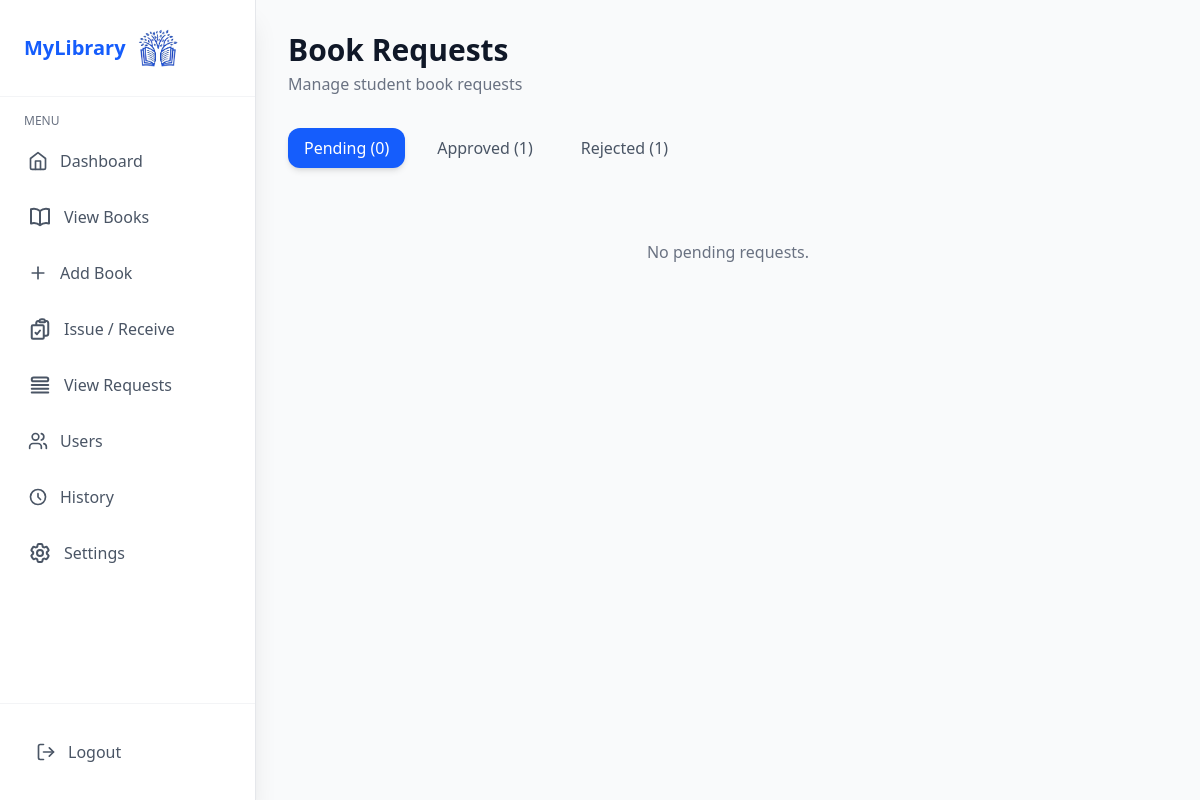
Page /admin_requests/ (signed in) on the earlier database version.
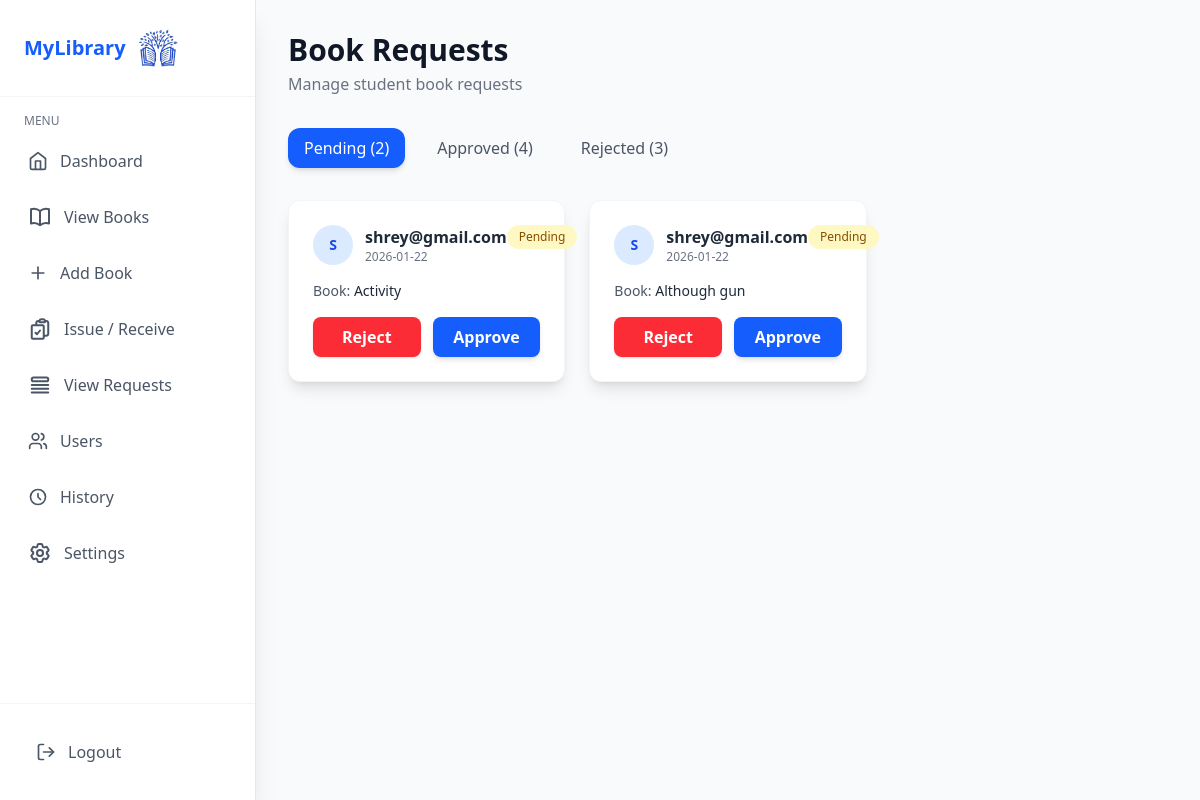
Same page on the later database version.
### library_db/models.py (models this page shows, shortened)
class Request(models.Model):
    STATUS_CHOICES = [
        ('pending', 'Pending'),
        ('approved', 'Approved'),
        ('rejected', 'Rejected'),
    ]
    request_id = models.AutoField(primary_key=True)
    user = models.ForeignKey(settings.AUTH_USER_MODEL, on_delete=models.CASCADE, related_name='requests')
    book = models.ForeignKey(Book, on_delete=models.CASCADE, related_name='requests')
    request_date = models.DateField(auto_now_add=True)
    status = models.CharField(max_length=20, choices=STATUS_CHOICES, default='pending')

class CustomUser(AbstractUser):
    phone = models.CharField(max_length=15, unique=True, null=True, blank=True)
    email = models.EmailField(unique=True)
    USERNAME_FIELD = 'email'
    REQUIRED_FIELDS = ['username', 'phone']

class Book(models.Model):
    book_id = models.AutoField(primary_key=True)
    isbn = models.CharField(max_length=20, unique=True)
    title = models.CharField(max_length=255)
    author = models.CharField(max_length=100)
    genre = models.ManyToManyField(Genre, related_name='books')
    language = models.ForeignKey(Language, on_delete=models.CASCADE, related_name='books', null=True)
    description = models.TextField(blank=True, null=True)
    image_url = models.URLField(max_length=500, blank=True, null=True)
    total_copies = models.IntegerField()
    available_copies = models.IntegerField()
    def genre_display(self):
      return ', '.join(genre.genre_name for genre in self.genre.all())
    genre_display.short_description = 'Genres'

### LMS/views.py (the view)
# urls.py: path('admin_requests/', views.admin_requests, name='admin_requests'),
@staff_member_required
def admin_requests(request):
    pending_requests = Request.objects.filter(status='pending').select_related('user', 'book').order_by('-request_date')
    approved_requests = Request.objects.filter(status='approved').select_related('user', 'book').order_by('-request_date')
    rejected_requests = Request.objects.filter(status='rejected').select_related('user', 'book').order_by('-request_date')
    context = {
        'pending_requests': pending_requests,
        'approved_requests': approved_requests,
        'rejected_requests': rejected_requests,
    }
    return render(request, 'admin/requests.html', context)

### templates/admin/requests.html (shortened to what this page needs)
{% extends "base.html" %}
{% block content %}
<div class="flex-1 ml-0 md:ml-64 main-content-scroll bg-gray-50">
    <main class="p-4 md:p-8">
        <h1 class="text-3xl font-bold text-gray-900 mb-1">Book Requests</h1>
        <p class="text-gray-500 mb-8">Manage student book requests</p>
        <div class="flex flex-wrap gap-4 mb-8">
            <button id="pending-tab" onclick="switchTab('pending')" class="px-4 py-2 rounded-xl ...">
                Pending ({{ pending_requests|length }})
            </button>
            <button id="approved-tab" onclick="switchTab('approved')" class="px-4 py-2 rounded-xl ...">
                Approved ({{ approved_requests|length }})
            </button>
            <button id="rejected-tab" onclick="switchTab('rejected')" class="px-4 py-2 rounded-xl ...">
                Rejected ({{ rejected_requests|length }})
            </button>
        </div>
        <div id="pending-list" class="col-span-full grid grid-cols-1 md:grid-cols-2 lg:grid-cols-3 gap-6">
            {% for req in pending_requests %}
            <div class="bg-white p-6 rounded-xl shadow-lg border border-gray-100">
                <div class="flex justify-between items-start mb-4">
                    <div class="flex items-center space-x-3">
                        <div
                            class="w-10 h-10 bg-blue-100 text-blue-700 rounded-full flex items-center justify-center font-bold text-sm">
                            {{ req.user.username|first|upper }} </div>
                        <div>
                            <p class="font-semibold text-gray-800">{{ req.user.username }}</p>
                            <p class="text-xs text-gray-500">{{ req.request_date|date:"Y-m-d" }}</p>
                        </div>
                    </div>
                    <span
                        class="px-3 py-1 text-xs font-medium text-yellow-800 bg-yellow-100 rounded-full">Pending</span>
                </div>
                <p class="text-sm text-gray-600 mb-4">
                    Book: <span class="font-medium text-gray-800">{{ req.book.title }}</span>
                </p>
                <div class="flex space-x-3">
                    <a href="{% url 'reject_request' req.request_id %}"
                        class="flex-1 text-center bg-red-500 hover:bg-red-600 text-white font-semibold py-2 rounded-lg shadow-sm transition duration-150">
                        Reject
                    </a>
                    <a href="{% url 'approve_request' req.request_id %}"
                        class="flex-1 text-center bg-blue-600 hover:bg-blue-700 text-white font-semibold py-2 rounded-lg shadow-md transition duration-150">
                        Approve
                    </a>
                </div>
            </div>
            {% empty %}
            <p class="col-span-full text-center text-gray-500 py-10">No pending requests.</p>
            {% endfor %}
        </div>
    </main>
</div>
{% endblock %}

### templates/base.html (shortened to what this page needs)
{% load static %}
<!DOCTYPE html>
<html lang="en">
<head>
    <link rel="stylesheet" href="{% static 'theme/static/css/dist/styles.css' %}">
</head>
<body class="font-sans antialiased bg-admin-bg">
    <div id="app-container" class="flex">
        {% include 'includes/sidebar.html' %}
        {% block content %}{% endblock content %}
    </div>
</body>
</html>

### templates/includes/sidebar.html (shortened to what this page needs)
{% load static %}
<div id="app-container" class="flex">
    <div
        class="hidden md:flex flex-col w-64 bg-white border-r border-gray-200 shadow-xl fixed left-0 top-0 h-full z-10">
        <div class="p-6 flex items-center justify-between border-b border-gray-100">
            <a href="{% url 'admin_dashboard' %}"
                class="flex-shrink-0 text-xl font-bold text-blue-600 flex items-center space-x-2 hover:opacity-90 transition duration-150">
                <span>MyLibrary</span>
                <img src="{% static 'images/logo.png' %}" alt="Library Logo" class="h-12 w-12" />
            </a>
        </div>
        <nav class="flex-grow p-4 space-y-2">
            <h3 class="text-xs font-medium uppercase text-gray-500 mb-2 px-2">
                Menu
            </h3>
            <a href="{% url 'admin_dashboard' %}"
                class="flex items-center space-x-3 p-3 rounded-xl transition duration-150 {% if request.resolver_match.url_name == 'dashboard' %} bg-blue-50 text-primary font-semibold {% else %} text-gray-600 hover:bg-gray-100 {% endif %}">
                <svg xmlns="http://www.w3.org/2000/svg" width="20" height="20" viewBox="0 0 24 24" fill="none"
                    stroke="currentColor" stroke-width="2" stroke-linecap="round" stroke-linejoin="round">
                    <path d="m3 9 9-7 9 7v11a2 2 0 0 1-2 2H5a2 2 0 0 1-2-2z" />
                    <polyline points="9 22 9 12 15 12 15 22" />
                </svg>
                <span>Dashboard</span>
            </a>
            <a href="{% url 'admin_books' %}"
                class="flex items-center space-x-3 p-3 rounded-xl transition duration-150 {% if request.resolver_match.url_name == 'books' %} bg-blue-50 text-primary font-semibold {% else %} text-gray-600 hover:bg-gray-100 {% endif %}">
                <span>View Books</span>
            </a>
            <a href="{% url 'admin_add_book' %}"
                class="flex items-center space-x-3 p-3 rounded-xl transition duration-150 {% if request.resolver_match.url_name == 'add_book' %} bg-blue-50 text-primary font-semibold {% else %} text-gray-600 hover:bg-gray-100 {% endif %}">
                <svg xmlns="http://www.w3.org/2000/svg" width="20" height="20" viewBox="0 0 24 24" fill="none"
                    stroke="currentColor" stroke-width="2" stroke-linecap="round" stroke-linejoin="round">
                    <path d="M12 5v14" />
                    <path d="M5 12h14" />
                </svg>
                <span>Add Book</span>
            </a>
            <a href="{% url 'admin_issue_receive' %}"
                class="flex items-center space-x-3 p-3 rounded-xl transition duration-150 {% if request.resolver_match.url_name == 'issue_return' %} bg-blue-50 text-primary font-semibold {% else %} text-gray-600 hover:bg-gray-100 {% endif %}">
                <span>Issue / Receive</span>
            </a>
            <a href="{% url 'admin_requests' %}"
                class="flex items-center space-x-3 p-3 rounded-xl transition duration-150 {% if request.resolver_match.url_name == 'requests' %} bg-blue-50 text-primary font-semibold {% else %} text-gray-600 hover:bg-gray-100 {% endif %}">
                <span>View Requests</span>
            </a>
            <a href="{% url 'admin_users' %}"
                class="flex items-center space-x-3 p-3 rounded-xl transition duration-150 {% if request.resolver_match.url_name == 'users' %} bg-blue-50 text-primary font-semibold {% else %} text-gray-600 hover:bg-gray-100 {% endif %}">
                <span>Users</span>
            </a>
            <a href="{% url 'issue_history' %}"
                class="flex items-center space-x-3 p-3 rounded-xl transition duration-150 {% if request.resolver_match.url_name == 'users' %} bg-blue-50 text-primary font-semibold {% else %} text-gray-600 hover:bg-gray-100 {% endif %}">
                <svg class="w-5 h-5 mr-3" fill="none" stroke="currentColor" viewBox="0 0 24 24">
                    <path stroke-linecap="round" stroke-linejoin="round" stroke-width="2"
                        d="M12 8v4l3 3m6-3a9 9 0 11-18 0 9 9 0 0118 0z"></path>
                </svg>
                <span>History</span>
            </a>
            <a href="{% url 'admin_settings' %}"
                class="flex items-center space-x-3 p-3 rounded-xl transition duration-150 {% if request.resolver_match.url_name == 'settings' %} bg-blue-50 text-primary font-semibold {% else %} text-gray-600 hover:bg-gray-100 {% endif %}">
                <span>Settings</span>
            </a>
        </nav>
        <div class="p-6 border-t border-gray-100">
            <a href="{% url 'admin_logout' %}"
                class="flex items-center space-x-3 p-3 rounded-xl text-gray-600 hover:bg-red-50 hover:text-red-600 transition duration-150">
                <svg xmlns="http://www.w3.org/2000/svg" width="20" height="20" viewBox="0 0 24 24" fill="none"
                    stroke="currentColor" stroke-width="2" stroke-linecap="round" stroke-linejoin="round">
                    <path d="M9 21H5a2 2 0 0 1-2-2V5a2 2 0 0 1 2-2h4" />
                    <polyline points="16 17 21 12 16 7" />
                    <line x1="21" x2="9" y1="12" y2="12" />
                </svg>
                <span>Logout</span>
            </a>
        </div>
    </div>
</div>

### templates/base.html (style rules this page uses)
html, body, #app-container { height: 100%; overflow: hidden; }
.main-content-scroll { overflow-y: auto; height: 100vh; }

Differences in the rows shown:
added Request: user.username|first "S", user.username "shrey@gmail.com", request_date "2026-01-22", book "Activity"
added Request: user.username|first "S", user.username "shrey@gmail.com", request_date "2026-01-22", book "Although gun"
Other differences:
{{ pending_requests|length }}: "0" → "2"
{{ approved_requests|length }}: "1" → "4"
{{ rejected_requests|length }}: "1" → "3"
text no longer shown: "No pending requests."
